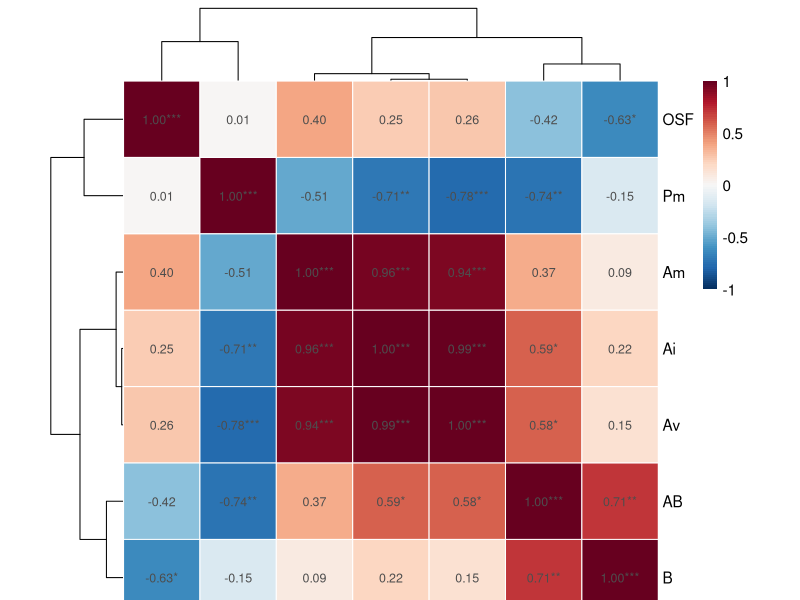
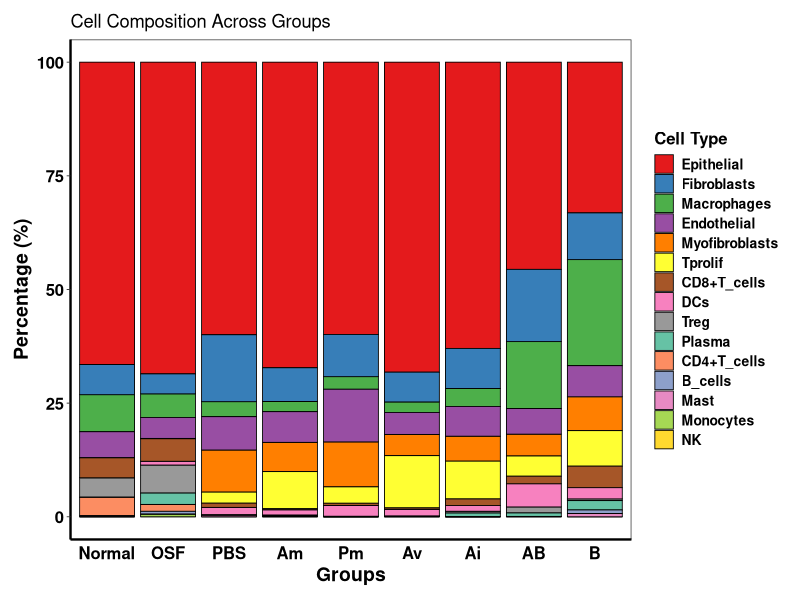
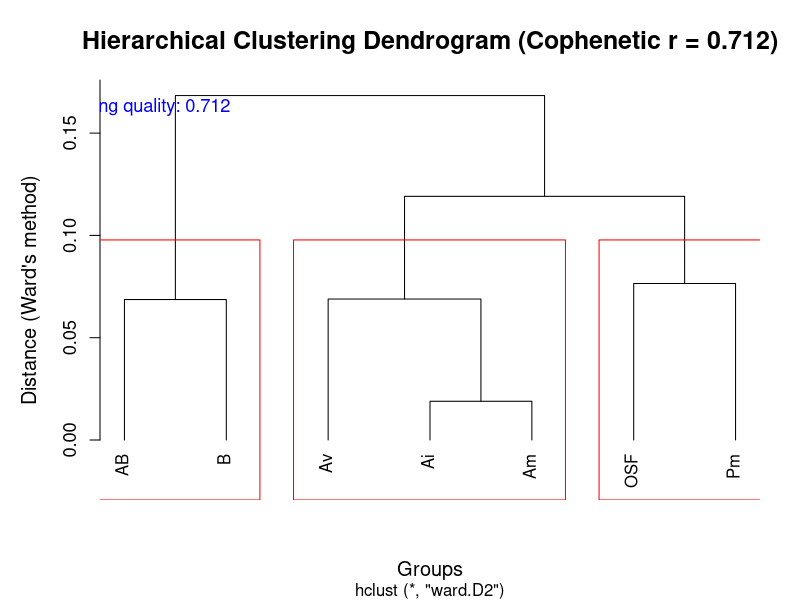
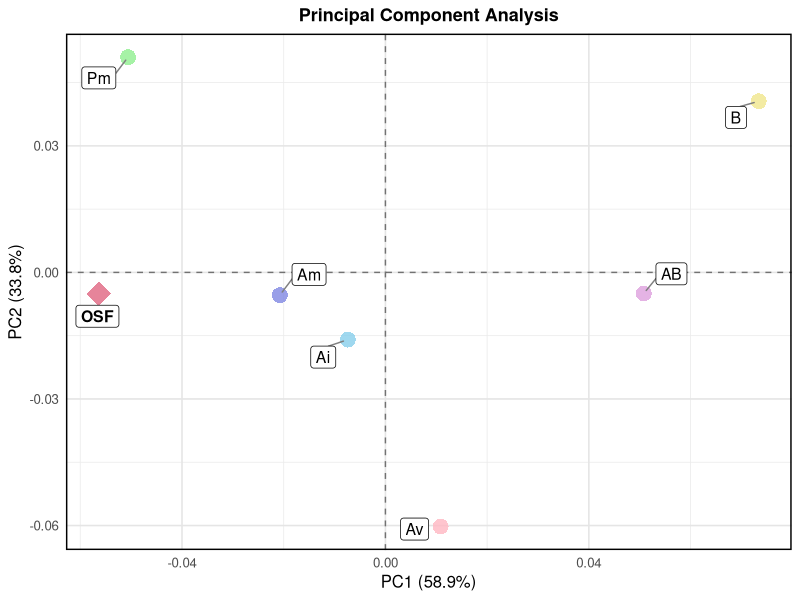
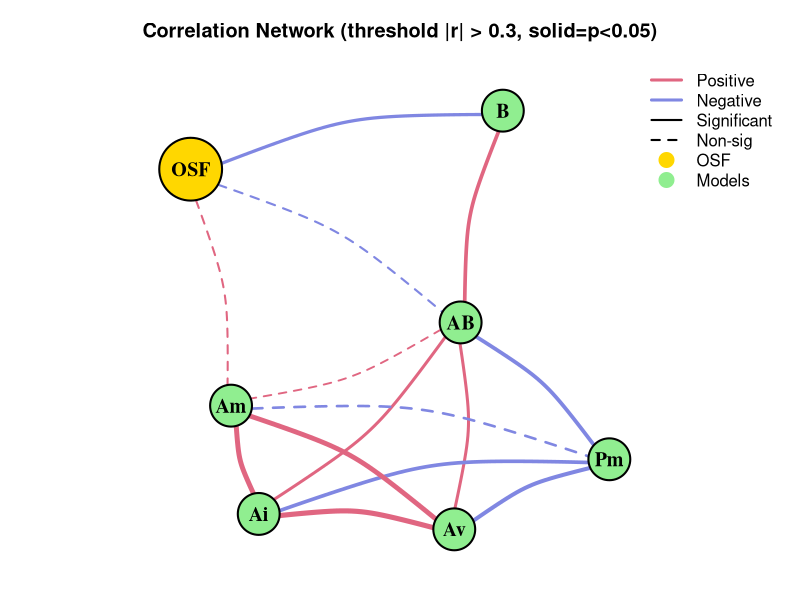
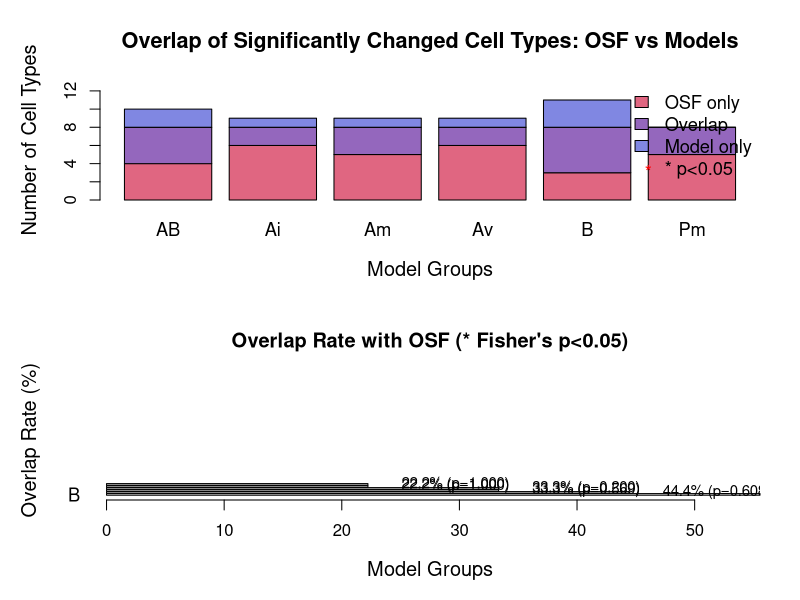
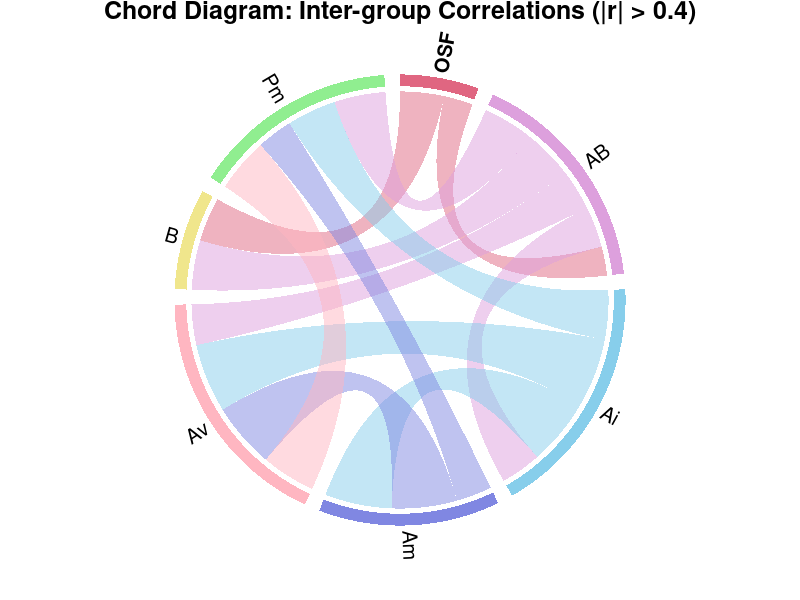

The R source for these figures, in order:
# =============================================================================
# CIBERSORTx Overlap and Similarity Analysis - English Version (Enhanced)
# Includes: Cell Composition Stacked Bar Chart + All Previous Analyses
# Output Format: PDF
# =============================================================================

# Load required packages
required_packages <- c(
  "tidyverse",
  "pheatmap",
  "ggdendro",
  "igraph",
  "ggrepel",
  "circlize",
  "RColorBrewer",
  "gridExtra",
  "vegan"
)

new_packages <- required_packages[
  !(required_packages %in% installed.packages()[, "Package"])
]
if (length(new_packages)) {
  install.packages(new_packages)
}

library(tidyverse)
library(pheatmap)
library(ggdendro)
library(igraph)
library(ggrepel)
library(circlize)
library(RColorBrewer)
library(gridExtra)
library(vegan)

# =============================================================================
# Settings
# =============================================================================

output_dir <- "overlap_similarity_analysis_english_2"
if (!dir.exists(output_dir)) {
  dir.create(output_dir)
}

cat(
  "================================================================================\n"
)
cat("     CIBERSORTx Overlap & Similarity Analysis (with Statistics)\n")
cat(
  "================================================================================\n\n"
)

# =============================================================================
# 1. Data Loading and Preprocessing
# =============================================================================
cat("📊 Loading data...\n")

job2 <- read_csv("CIBERSORTx_Job2_Results.csv", show_col_types = FALSE)
job4 <- read_csv("CIBERSORTx_Job4_Results.csv", show_col_types = FALSE)

# UPDATED: Remove Myocytes (contamination)
cat("  ⚠️  Removing Myocytes (muscle contamination)...\n")

# Get all cell types except Myocytes
all_cell_types <- colnames(job2)[2:17]
cell_types <- all_cell_types[all_cell_types != "Myocytes"]

cat(sprintf("  Original cell types: %d\n", length(all_cell_types)))
cat(sprintf("  After removal: %d\n", length(cell_types)))
cat(sprintf("  Removed: %s\n\n", setdiff(all_cell_types, cell_types)))

# Remove Myocytes from data
job2 <- job2 |>
  select(-Myocytes) |>
  mutate(Group = str_extract(Mixture, "^[A-Za-z]+"))

job4 <- job4 |>
  select(-Myocytes) |>
  mutate(Group = str_extract(Mixture, "^[A-Za-z]+"))

# Calculate group means
job2_means <- job2 |>
  group_by(Group) |>
  summarise(across(all_of(cell_types), mean, na.rm = TRUE))

job4_means <- job4 |>
  group_by(Group) |>
  summarise(across(all_of(cell_types), mean, na.rm = TRUE))

# Calculate changes
osf_change <- (job2_means |>
  filter(Group == "OSF") |>
  select(-Group) |>
  as.numeric()) -
  (job2_means |> filter(Group == "Normal") |> select(-Group) |> as.numeric())
names(osf_change) <- cell_types

pbs_mean <- job4_means |>
  filter(Group == "PBS") |>
  select(-Group) |>
  as.numeric()

job4_changes <- job4_means |>
  filter(Group != "PBS") |>
  column_to_rownames("Group") |>
  sweep(2, pbs_mean, "-")

# Merge all changes
all_changes <- bind_rows(
  data.frame(Group = "OSF", t(osf_change)),
  job4_changes |> rownames_to_column("Group")
) |>
  column_to_rownames("Group")

cat("✓ Data preparation complete\n")
cat("  Number of groups:", nrow(all_changes), "\n")
cat("  Number of cell types (after removal):", ncol(all_changes), "\n\n")
# =============================================================================
# NEW: 0. Cell Composition Stacked Bar Chart
# =============================================================================

cat("📊 NEW Analysis: Cell Composition Stacked Bar Chart...\n")

# Prepare composition data (absolute abundance, not changes)
composition_data <- bind_rows(
  job2_means |> filter(Group %in% c("Normal", "OSF")),
  job4_means
) |>
  pivot_longer(
    cols = all_of(cell_types),
    names_to = "Cell_Type",
    values_to = "Abundance"
  ) |>
  group_by(Group) |>
  mutate(Percentage = Abundance / sum(Abundance) * 100) |>
  ungroup()

# Reorder groups for better visualization
group_order <- c("Normal", "OSF", "PBS", "Am", "Pm", "Av", "Ai", "AB", "B")
composition_data <- composition_data |>
  mutate(Group = factor(Group, levels = group_order))

# Calculate mean percentage for ordering cell types
cell_type_order <- composition_data |>
  group_by(Cell_Type) |>
  summarise(mean_pct = mean(Percentage)) |>
  arrange(desc(mean_pct)) |>
  pull(Cell_Type)

composition_data <- composition_data |>
  mutate(Cell_Type = factor(Cell_Type, levels = cell_type_order))

# Create color palette (16 distinct colors)
color_palette <- c(
  "#E41A1C",
  "#377EB8",
  "#4DAF4A",
  "#984EA3",
  "#FF7F00",
  "#FFFF33",
  "#A65628",
  "#F781BF",
  "#999999",
  "#66C2A5",
  "#FC8D62",
  "#8DA0CB",
  "#E78AC3",
  "#A6D854",
  "#FFD92F",
  "#E5C494"
)
names(color_palette) <- cell_type_order

# Custom theme (adapted from user's alluvial theme)
theme_composition <- theme_bw() +
  theme(
    # Legend on the right
    legend.position = "right",
    legend.title = element_text(face = "bold", size = 12, color = "black"),
    legend.text = element_text(face = "bold", size = 10, color = "black"),
    legend.key.size = unit(0.5, "cm"),

    # Remove grid lines
    panel.grid = element_blank(),

    # Panel spacing
    panel.spacing.x = unit(0, units = "cm"),

    # Strip (facet label) styling
    strip.background = element_rect(
      color = "black",
      fill = "white",
      linewidth = 0.8
    ),
    strip.placement = "outside",
    strip.text.x = element_text(size = 14, face = "bold"),

    # Axis lines
    axis.line.y.left = element_line(color = "black", linewidth = 0.8),
    axis.line.x.bottom = element_line(color = "black", linewidth = 0.8),

    # Text styling - all bold
    axis.text = element_text(face = "bold", size = 12, color = "black"),
    axis.title = element_text(face = "bold", size = 14, colour = "black"),

    # Ticks
    axis.ticks.x = element_blank(),
    axis.ticks.y = element_line(linewidth = 0.3),

    # Plot margins
    plot.margin = margin(10, 10, 10, 10)
  )

# Create stacked bar chart
p_composition <- ggplot(
  composition_data,
  aes(x = Group, y = Percentage, fill = Cell_Type)
) +
  geom_bar(
    stat = "identity",
    position = "stack",
    color = "black",
    linewidth = 0.3
  ) +
  scale_fill_manual(values = color_palette, name = "Cell Type") +
  labs(
    title = "Cell Composition Across Groups",
    x = "Groups",
    y = "Percentage (%)"
  ) +
  theme_composition +
  guides(fill = guide_legend(ncol = 1, byrow = TRUE))

# Save the plot
ggsave(
  file.path(output_dir, "0_cell_composition_stacked_bar.pdf"),
  p_composition,
  width = 12,
  height = 8,
  device = "pdf"
)

cat("✓ Cell composition chart saved\n\n")

# Save composition data
composition_summary <- composition_data |>
  select(Group, Cell_Type, Percentage) |>
  pivot_wider(names_from = Cell_Type, values_from = Percentage)

write_csv(
  composition_summary,
  file.path(output_dir, "cell_composition_percentages.csv")
)

# =============================================================================
# 2. Hierarchical Clustering + Statistics
# =============================================================================

cat("🌳 Analysis 1: Hierarchical Clustering + Statistics...\n")

dist_matrix <- dist(all_changes, method = "euclidean")
hc <- hclust(dist_matrix, method = "ward.D2")

# Cophenetic correlation
coph_corr <- cor(dist_matrix, cophenetic(hc))
cat(sprintf("  Cophenetic correlation: %.3f\n", coph_corr))
cat("  (>0.75 = Excellent, >0.60 = Good, <0.60 = Poor)\n\n")

# Plot dendrogram
pdf(
  file.path(output_dir, "1_hierarchical_clustering_dendrogram.pdf"),
  width = 12,
  height = 6
)

par(mar = c(5, 5, 4, 2))
plot(
  hc,
  main = sprintf(
    "Hierarchical Clustering Dendrogram (Cophenetic r = %.3f)",
    coph_corr
  ),
  xlab = "Groups",
  ylab = "Distance (Ward's method)",
  cex.main = 1.5,
  cex.lab = 1.2,
  cex.axis = 1.1,
  hang = -1
)

rect.hclust(hc, k = 3, border = "red")
text(
  x = par("usr")[2] * 0.02,
  y = par("usr")[4] * 0.95,
  labels = sprintf("Clustering quality: %.3f", coph_corr),
  adj = c(0, 1),
  cex = 1.1,
  col = "blue"
)

dev.off()

cat("✓ Dendrogram saved\n\n")

# =============================================================================
# 3. Principal Component Analysis (PCA) + Statistics
# =============================================================================

cat("📉 Analysis 2: PCA + Statistics...\n")

# Data cleaning
cat("  Cleaning data...\n")
valid_cols <- sapply(all_changes, function(x) {
  !any(is.na(x)) && !any(is.infinite(x)) && var(x, na.rm = TRUE) > 1e-10
})

all_changes_pca <- all_changes[, valid_cols]
cat(sprintf(
  "  Using %d/%d cell types for PCA\n",
  sum(valid_cols),
  length(valid_cols)
))

# PCA
pca_result <- prcomp(all_changes_pca, center = TRUE, scale. = FALSE)
pca_scores <- as.data.frame(pca_result$x[, 1:2])
pca_scores$Group <- rownames(pca_scores)

explained_var <- summary(pca_result)$importance[2, ]

cat(sprintf("  PC1 variance explained: %.2f%%\n", explained_var[1] * 100))
cat(sprintf("  PC2 variance explained: %.2f%%\n", explained_var[2] * 100))
cat(sprintf("  Cumulative variance: %.2f%%\n", sum(explained_var[1:2]) * 100))

# Loadings analysis
loadings <- pca_result$rotation[, 1:2]
top_pc1 <- names(sort(abs(loadings[, 1]), decreasing = TRUE))[
  1:min(3, nrow(loadings))
]
top_pc2 <- names(sort(abs(loadings[, 2]), decreasing = TRUE))[
  1:min(3, nrow(loadings))
]

cat("\n  Top contributors to PC1:\n")
for (i in seq_along(top_pc1)) {
  cat(sprintf(
    "    %d. %s (loading = %.3f)\n",
    i,
    top_pc1[i],
    loadings[top_pc1[i], 1]
  ))
}

cat("\n  Top contributors to PC2:\n")
for (i in seq_along(top_pc2)) {
  cat(sprintf(
    "    %d. %s (loading = %.3f)\n",
    i,
    top_pc2[i],
    loadings[top_pc2[i], 2]
  ))
}

# PERMANOVA test
cat("\n  PERMANOVA test (between-group differences):\n")
perm_result <- tryCatch(
  {
    adonis2(
      all_changes_pca ~ factor(rownames(all_changes_pca)),
      permutations = 999,
      method = "euclidean"
    )
  },
  error = function(e) {
    cat("  ⚠️  PERMANOVA test failed\n")
    NULL
  }
)

if (!is.null(perm_result)) {
  perm_r2 <- perm_result$R2[1]
  perm_p <- perm_result$`Pr(>F)`[1]
  cat(sprintf("  R² = %.3f\n", perm_r2))
  cat(sprintf("  p-value = %.4f %s\n", perm_p, ifelse(perm_p < 0.05, "*", "")))
} else {
  perm_r2 <- NA
  perm_p <- NA
}

# Save statistics
pca_stats <- data.frame(
  Component = paste0("PC", 1:length(explained_var)),
  Variance_Explained = explained_var * 100,
  Cumulative_Variance = cumsum(explained_var) * 100
)
write_csv(pca_stats, file.path(output_dir, "pca_variance_explained.csv"))

loadings_df <- as.data.frame(loadings) |>
  rownames_to_column("Cell_Type") |>
  arrange(desc(abs(PC1)))
write_csv(loadings_df, file.path(output_dir, "pca_loadings.csv"))

# Plot PCA
p_pca <- ggplot(pca_scores, aes(x = PC1, y = PC2)) +
  geom_hline(yintercept = 0, linetype = "dashed", alpha = 0.5) +
  geom_vline(xintercept = 0, linetype = "dashed", alpha = 0.5) +
  geom_point(
    aes(
      size = ifelse(Group == "OSF", 8, 5),
      color = Group,
      shape = ifelse(Group == "OSF", 18, 16)
    ),
    alpha = 0.8
  ) +
  geom_label_repel(
    aes(label = Group, fontface = ifelse(Group == "OSF", "bold", "plain")),
    size = 4,
    box.padding = 0.5,
    point.padding = 0.3,
    segment.color = "grey50",
    max.overlaps = 20
  ) +
  scale_shape_identity() +
  scale_size_identity() +
  scale_color_manual(
    values = c(
      "OSF" = "#E06681",
      "Am" = "#8087E2",
      "Pm" = "#90EE90",
      "Av" = "#FFB6C1",
      "Ai" = "#87CEEB",
      "AB" = "#DDA0DD",
      "B" = "#F0E68C"
    )
  ) +
  labs(
    title = if (!is.na(perm_p)) {
      sprintf(
        "Principal Component Analysis\n(PERMANOVA: R² = %.3f, p = %.3f)",
        perm_r2,
        perm_p
      )
    } else {
      "Principal Component Analysis"
    },
    x = sprintf("PC1 (%.1f%%)", explained_var[1] * 100),
    y = sprintf("PC2 (%.1f%%)", explained_var[2] * 100)
  ) +
  theme_minimal(base_size = 12) +
  theme(
    plot.title = element_text(hjust = 0.5, face = "bold", size = 13),
    legend.position = "none",
    panel.grid.major = element_line(color = "grey90"),
    panel.border = element_rect(color = "black", fill = NA, linewidth = 1)
  )

ggsave(
  file.path(output_dir, "2_pca_analysis.pdf"),
  p_pca,
  width = 10,
  height = 8,
  device = "pdf"
)

cat("\n✓ PCA analysis complete\n\n")

# =============================================================================
# 4. Correlation Matrix + Significance Test
# =============================================================================

cat("🔥 Analysis 3: Correlation Matrix + Significance Test...\n")

n_groups <- nrow(all_changes)
corr_matrix <- matrix(NA, n_groups, n_groups)
pval_matrix <- matrix(NA, n_groups, n_groups)
rownames(corr_matrix) <- colnames(corr_matrix) <- rownames(all_changes)
rownames(pval_matrix) <- colnames(pval_matrix) <- rownames(all_changes)

for (i in 1:n_groups) {
  for (j in 1:n_groups) {
    test_result <- cor.test(
      as.numeric(all_changes[i, ]),
      as.numeric(all_changes[j, ]),
      method = "pearson"
    )
    corr_matrix[i, j] <- test_result$estimate
    pval_matrix[i, j] <- test_result$p.value
  }
}

sig_matrix <- pval_matrix < 0.05

cat(sprintf(
  "  Significant pairs (p < 0.05): %d / %d\n",
  sum(sig_matrix[upper.tri(sig_matrix)]),
  sum(upper.tri(sig_matrix))
))

# Save correlation and p-values
corr_df <- as.data.frame(corr_matrix) |> rownames_to_column("Group")
write_csv(corr_df, file.path(output_dir, "correlation_matrix.csv"))

pval_df <- as.data.frame(pval_matrix) |> rownames_to_column("Group")
write_csv(pval_df, file.path(output_dir, "correlation_pvalues.csv"))

# Plot heatmap with significance markers
pdf(
  file.path(output_dir, "3_correlation_clustered_heatmap.pdf"),
  width = 11,
  height = 10
)

sig_labels <- matrix("", n_groups, n_groups)
sig_labels[pval_matrix < 0.001] <- "***"
sig_labels[pval_matrix >= 0.001 & pval_matrix < 0.01] <- "**"
sig_labels[pval_matrix >= 0.01 & pval_matrix < 0.05] <- "*"

pheatmap(
  corr_matrix,
  color = colorRampPalette(rev(brewer.pal(n = 11, name = "RdBu")))(100),
  breaks = seq(-1, 1, length.out = 101),
  display_numbers = matrix(
    sprintf("%.2f%s", corr_matrix, sig_labels),
    nrow = nrow(corr_matrix)
  ),
  fontsize_number = 9,
  cluster_rows = TRUE,
  cluster_cols = TRUE,
  clustering_distance_rows = "euclidean",
  clustering_distance_cols = "euclidean",
  clustering_method = "ward.D2",
  main = "Clustered Correlation Heatmap\n(* p<0.05, ** p<0.01, *** p<0.001)",
  fontsize = 11,
  fontsize_row = 11,
  fontsize_col = 11,
  border_color = "white",
  cellwidth = 55,
  cellheight = 55
)

dev.off()

cat("✓ Correlation heatmap saved\n\n")

# =============================================================================
# 5. Correlation Network
# =============================================================================

cat("🕸️  Analysis 4: Correlation Network...\n")

threshold <- 0.3
edges <- data.frame()

for (i in 1:(nrow(corr_matrix) - 1)) {
  for (j in (i + 1):nrow(corr_matrix)) {
    corr_val <- corr_matrix[i, j]
    pval <- pval_matrix[i, j]
    if (abs(corr_val) > threshold) {
      edges <- rbind(
        edges,
        data.frame(
          from = rownames(corr_matrix)[i],
          to = rownames(corr_matrix)[j],
          weight = abs(corr_val),
          correlation = corr_val,
          pvalue = pval,
          significant = pval < 0.05
        )
      )
    }
  }
}

cat(sprintf(
  "  Network edges: %d (threshold |r| > %.2f)\n",
  nrow(edges),
  threshold
))
cat(sprintf("  Significant edges: %d\n", sum(edges$significant)))

write_csv(edges, file.path(output_dir, "network_edges.csv"))

# Create network
g <- graph_from_data_frame(
  edges,
  directed = FALSE,
  vertices = rownames(corr_matrix)
)

# Plot network
pdf(file.path(output_dir, "4_correlation_network.pdf"), width = 12, height = 10)

set.seed(42)
layout <- layout_with_fr(g, niter = 1000)

node_colors <- ifelse(V(g)$name == "OSF", "#FFD700", "#90EE90")
node_sizes <- ifelse(V(g)$name == "OSF", 30, 20)

edge_colors <- ifelse(E(g)$correlation > 0, "#E06681", "#8087E2")
edge_lty <- ifelse(E(g)$significant, 1, 2)

par(mar = c(1, 1, 3, 1))
plot(
  g,
  layout = layout,
  vertex.color = node_colors,
  vertex.size = node_sizes,
  vertex.frame.color = "black",
  vertex.frame.width = 2,
  vertex.label.color = "black",
  vertex.label.font = 2,
  vertex.label.cex = 1.2,
  edge.color = edge_colors,
  edge.width = E(g)$weight * 5,
  edge.lty = edge_lty,
  edge.curved = 0.2,
  main = sprintf(
    "Correlation Network (threshold |r| > %.1f, solid=p<0.05)",
    threshold
  )
)

legend(
  "topright",
  legend = c("Positive", "Negative", "Significant", "Non-sig", "OSF", "Models"),
  col = c("#E06681", "#8087E2", "black", "black", "#FFD700", "#90EE90"),
  lty = c(1, 1, 1, 2, NA, NA),
  pch = c(NA, NA, NA, NA, 21, 21),
  pt.bg = c(NA, NA, NA, NA, "#FFD700", "#90EE90"),
  pt.cex = 2,
  lwd = c(3, 3, 2, 2, NA, NA),
  bty = "n",
  cex = 1
)

dev.off()

cat("✓ Network plot saved\n\n")

# =============================================================================
# 6. Overlap Analysis + Fisher's Exact Test
# =============================================================================

cat("📊 Analysis 5: Overlap Analysis + Fisher's Test...\n")

sig_threshold <- 0.01

# Identify significant cells
significant_cells <- list()
for (group in rownames(all_changes)) {
  sig_cells <- colnames(all_changes)[abs(all_changes[group, ]) > sig_threshold]
  significant_cells[[group]] <- sig_cells
}

cat("\nSignificantly changed cell types (|change| > 0.01):\n")
cat(strrep("-", 70), "\n")
for (group in names(significant_cells)) {
  cells <- significant_cells[[group]]
  cat(sprintf(
    "%-5s: %2d types - %s\n",
    group,
    length(cells),
    paste(sort(cells), collapse = ", ")
  ))
}
cat(strrep("-", 70), "\n\n")

# Overlap with OSF + Fisher's test
osf_cells <- significant_cells[["OSF"]]
overlap_data <- data.frame()

cat("Fisher's Exact Test (overlap significance):\n")
cat(strrep("-", 70), "\n")

for (group in names(significant_cells)) {
  if (group != "OSF") {
    group_cells <- significant_cells[[group]]
    overlap <- intersect(osf_cells, group_cells)

    # Fisher's exact test
    a <- length(overlap)
    b <- length(setdiff(osf_cells, group_cells))
    c <- length(setdiff(group_cells, osf_cells))
    d <- length(cell_types) - a - b - c

    fisher_test <- fisher.test(matrix(c(a, b, c, d), nrow = 2))

    cat(sprintf(
      "  %s: OR = %.2f, p = %.4f %s\n",
      group,
      fisher_test$estimate,
      fisher_test$p.value,
      ifelse(fisher_test$p.value < 0.05, "*", "")
    ))

    overlap_data <- rbind(
      overlap_data,
      data.frame(
        Group = group,
        OSF_Only = b,
        Overlap = a,
        Group_Only = c,
        Overlap_Rate_OSF = a / length(osf_cells),
        Overlap_Rate_Group = a / length(group_cells),
        Fisher_OR = as.numeric(fisher_test$estimate),
        Fisher_pvalue = fisher_test$p.value
      )
    )
  }
}
cat(strrep("-", 70), "\n\n")

write_csv(
  overlap_data,
  file.path(output_dir, "overlap_analysis_with_stats.csv")
)

# Plot overlap analysis
pdf(file.path(output_dir, "5_overlap_analysis.pdf"), width = 12, height = 10)

par(mfrow = c(2, 1), mar = c(5, 5, 4, 2))

# Plot 1: Stacked barplot
overlap_matrix <- as.matrix(overlap_data[, c(
  "OSF_Only",
  "Overlap",
  "Group_Only"
)])
rownames(overlap_matrix) <- overlap_data$Group

barplot(
  t(overlap_matrix),
  beside = FALSE,
  col = c("#E06681", "#9467BD", "#8087E2"),
  border = "black",
  main = "Overlap of Significantly Changed Cell Types: OSF vs Models",
  xlab = "Model Groups",
  ylab = "Number of Cell Types",
  cex.main = 1.3,
  cex.lab = 1.2,
  cex.names = 1.1,
  ylim = c(0, max(rowSums(overlap_matrix)) * 1.2)
)

# Add significance stars
for (i in 1:nrow(overlap_data)) {
  if (overlap_data$Fisher_pvalue[i] < 0.05) {
    text(
      x = i,
      y = sum(overlap_matrix[i, ]) + 0.5,
      labels = "*",
      cex = 2,
      col = "red"
    )
  }
}

legend(
  "topright",
  legend = c("OSF only", "Overlap", "Model only", "* p<0.05"),
  fill = c("#E06681", "#9467BD", "#8087E2", NA),
  border = c("black", "black", "black", NA),
  pch = c(NA, NA, NA, 42),
  col = c(NA, NA, NA, "red"),
  bty = "n",
  cex = 1.1
)

# Plot 2: Overlap rate + p-values
overlap_data_sorted <- overlap_data |> arrange(desc(Overlap_Rate_OSF))
bp <- barplot(
  overlap_data_sorted$Overlap_Rate_OSF * 100,
  names.arg = overlap_data_sorted$Group,
  col = ifelse(overlap_data_sorted$Fisher_pvalue < 0.05, "#9467BD", "#CCCCCC"),
  border = "black",
  main = "Overlap Rate with OSF (* Fisher's p<0.05)",
  xlab = "Model Groups",
  ylab = "Overlap Rate (%)",
  cex.main = 1.2,
  cex.lab = 1.2,
  cex.names = 1.1,
  horiz = TRUE,
  las = 1,
  ylim = c(0, max(overlap_data_sorted$Overlap_Rate_OSF * 100) * 1.2)
)

for (i in 1:nrow(overlap_data_sorted)) {
  text(
    x = overlap_data_sorted$Overlap_Rate_OSF[i] * 100 + 2,
    y = bp[i],
    labels = sprintf(
      "%.1f%% (p=%.3f)%s",
      overlap_data_sorted$Overlap_Rate_OSF[i] * 100,
      overlap_data_sorted$Fisher_pvalue[i],
      ifelse(overlap_data_sorted$Fisher_pvalue[i] < 0.05, "*", "")
    ),
    pos = 4,
    cex = 0.9
  )
}

dev.off()

cat("✓ Overlap analysis saved\n\n")

# =============================================================================
# 7. Chord Diagram
# =============================================================================

cat("🎵 Analysis 6: Chord Diagram...\n")

chord_threshold <- 0.4
chord_data <- data.frame()

for (i in 1:(nrow(corr_matrix) - 1)) {
  for (j in (i + 1):nrow(corr_matrix)) {
    corr_val <- corr_matrix[i, j]
    if (abs(corr_val) > chord_threshold) {
      chord_data <- rbind(
        chord_data,
        data.frame(
          from = rownames(corr_matrix)[i],
          to = rownames(corr_matrix)[j],
          value = abs(corr_val)
        )
      )
    }
  }
}

if (nrow(chord_data) > 0) {
  pdf(file.path(output_dir, "6_chord_diagram.pdf"), width = 12, height = 12)

  groups <- unique(c(chord_data$from, chord_data$to))
  grid_colors <- c(
    "OSF" = "#E06681",
    "Am" = "#8087E2",
    "Pm" = "#90EE90",
    "Av" = "#FFB6C1",
    "Ai" = "#87CEEB",
    "AB" = "#DDA0DD",
    "B" = "#F0E68C"
  )[groups]

  circos.clear()
  circos.par(start.degree = 90, gap.degree = 4)

  chordDiagram(
    chord_data,
    grid.col = grid_colors,
    transparency = 0.5,
    directional = 0,
    annotationTrack = "grid",
    preAllocateTracks = list(track.height = 0.1)
  )

  circos.track(
    track.index = 1,
    panel.fun = function(x, y) {
      xlim = get.cell.meta.data("xlim")
      ylim = get.cell.meta.data("ylim")
      sector.name = get.cell.meta.data("sector.index")
      circos.text(
        mean(xlim),
        ylim[1],
        sector.name,
        facing = "clockwise",
        niceFacing = TRUE,
        adj = c(0, 0.5),
        cex = 1.2,
        font = ifelse(sector.name == "OSF", 2, 1)
      )
    },
    bg.border = NA
  )

  title(
    sprintf(
      "Chord Diagram: Inter-group Correlations (|r| > %.1f)",
      chord_threshold
    ),
    cex.main = 1.5
  )

  dev.off()
  circos.clear()

  cat("✓ Chord diagram saved\n\n")
} else {
  cat("⚠️  No correlations above threshold, skipping chord diagram\n\n")
}

# =============================================================================
# 8. Generate Statistical Summary Report
# =============================================================================

cat("📝 Generating statistical summary report...\n\n")

# Safe retrieval of variables
pc1_contrib_text <- if (exists("top_pc1") && length(top_pc1) > 0) {
  paste(
    sprintf(
      "    %d. %s (loading = %.3f)",
      1:length(top_pc1),
      top_pc1,
      loadings[top_pc1, 1]
    ),
    collapse = "\n"
  )
} else {
  "    Data unavailable"
}

pc2_contrib_text <- if (exists("top_pc2") && length(top_pc2) > 0) {
  paste(
    sprintf(
      "    %d. %s (loading = %.3f)",
      1:length(top_pc2),
      top_pc2,
      loadings[top_pc2, 2]
    ),
    collapse = "\n"
  )
} else {
  "    Data unavailable"
}

permanova_text <- if (exists("perm_result") && !is.null(perm_result)) {
  sprintf(
    "    R² = %.3f\n    F = %.2f\n    p-value = %.4f %s",
    perm_result$R2[1],
    perm_result$F[1],
    perm_result$`Pr(>F)`[1],
    ifelse(
      perm_result$`Pr(>F)`[1] < 0.001,
      "***",
      ifelse(
        perm_result$`Pr(>F)`[1] < 0.01,
        "**",
        ifelse(perm_result$`Pr(>F)`[1] < 0.05, "*", "")
      )
    )
  )
} else {
  "    Not executed or failed"
}

fisher_text <- if (exists("overlap_data") && nrow(overlap_data) > 0) {
  paste(
    sprintf(
      "    %s: overlap=%.1f%%, OR=%.2f, p=%.4f %s",
      overlap_data$Group,
      overlap_data$Overlap_Rate_OSF * 100,
      overlap_data$Fisher_OR,
      overlap_data$Fisher_pvalue,
      ifelse(
        overlap_data$Fisher_pvalue < 0.001,
        "***",
        ifelse(
          overlap_data$Fisher_pvalue < 0.01,
          "**",
          ifelse(overlap_data$Fisher_pvalue < 0.05, "*", "")
        )
      )
    ),
    collapse = "\n"
  )
} else {
  "    Data unavailable"
}

summary_text <- sprintf(
  "
================================================================================
           Overlap & Similarity Analysis - Statistical Summary
================================================================================

【0. Cell Composition Overview】
  Total groups analyzed: %d (Normal, OSF, PBS, Am, Pm, Av, Ai, AB, B)
  Cell types profiled: %d
  Composition data saved to: cell_composition_percentages.csv
  Visualization: 0_cell_composition_stacked_bar.pdf

【1. Hierarchical Clustering Statistics】
  Method: Ward's D2
  Distance: Euclidean
  Cophenetic correlation: %.3f
  Interpretation: %s
  
【2. Principal Component Analysis (PCA)】
  PC1 variance explained: %.2f%%
  PC2 variance explained: %.2f%%
  Cumulative variance: %.2f%%
  
  Top PC1 contributors:
%s
  
  Top PC2 contributors:
%s
  
  PERMANOVA test:
%s
    
【3. Correlation Analysis】
  Total pairs: %d
  Significant pairs (p<0.05): %d (%.1f%%)
  Positive correlations: %d
  Negative correlations: %d
  
【4. Overlap Analysis (Fisher's Exact Test)】
  OSF significant cells: %d
  
  Overlap with each group:
%s

【5. Network Analysis】
  Threshold: |r| > %.2f
  Total edges: %d
  Significant edges: %d (p<0.05)
  Mean correlation: %.3f
  
【Statistical Interpretation】
  * p < 0.05: Significant
  ** p < 0.01: Highly significant
  *** p < 0.001: Extremely significant
  
  Cophenetic correlation:
    > 0.75: Excellent clustering
    0.60-0.75: Good clustering
    < 0.60: Poor clustering
    
  PERMANOVA:
    Tests if between-group differences are significant
    R²: Proportion of variance explained by groups
    
  Fisher's Exact Test:
    Tests if overlap exceeds random expectation
    OR > 1: Overlap higher than expected
    OR < 1: Overlap lower than expected

【Output Files】
  Visualizations (PDF format):
    • 0_cell_composition_stacked_bar.pdf - NEW!
    • 1_hierarchical_clustering_dendrogram.pdf
    • 2_pca_analysis.pdf
    • 3_correlation_clustered_heatmap.pdf
    • 4_correlation_network.pdf
    • 5_overlap_analysis.pdf
    • 6_chord_diagram.pdf
  
  Data tables:
    • cell_composition_percentages.csv - NEW!
    • correlation_matrix.csv
    • correlation_pvalues.csv
    • pca_variance_explained.csv
    • pca_loadings.csv
    • overlap_analysis_with_stats.csv
    • network_edges.csv

================================================================================
✅ Statistical analysis complete!
================================================================================
",
  # Cell composition
  length(group_order),
  length(cell_types),

  # Hierarchical clustering
  coph_corr,
  ifelse(
    coph_corr > 0.75,
    "Excellent",
    ifelse(coph_corr > 0.60, "Good", "Poor")
  ),

  # PCA
  explained_var[1] * 100,
  explained_var[2] * 100,
  sum(explained_var[1:2]) * 100,

  pc1_contrib_text,
  pc2_contrib_text,

  permanova_text,

  # Correlation
  sum(upper.tri(corr_matrix)),
  sum(pval_matrix[upper.tri(pval_matrix)] < 0.05),
  mean(pval_matrix[upper.tri(pval_matrix)] < 0.05) * 100,
  sum(corr_matrix[upper.tri(corr_matrix)] > 0),
  sum(corr_matrix[upper.tri(corr_matrix)] < 0),

  # Overlap
  length(osf_cells),
  fisher_text,

  # Network
  threshold,
  nrow(edges),
  sum(edges$significant),
  mean(edges$weight)
)

cat(summary_text)

writeLines(
  summary_text,
  file.path(output_dir, "STATISTICAL_ANALYSIS_SUMMARY.txt")
)

cat("\n✓ Statistical summary saved\n")
cat(
  "\n================================================================================\n"
)
cat("              🎉 All analyses complete (with statistics)!\n")
cat(
  "================================================================================\n"
)
